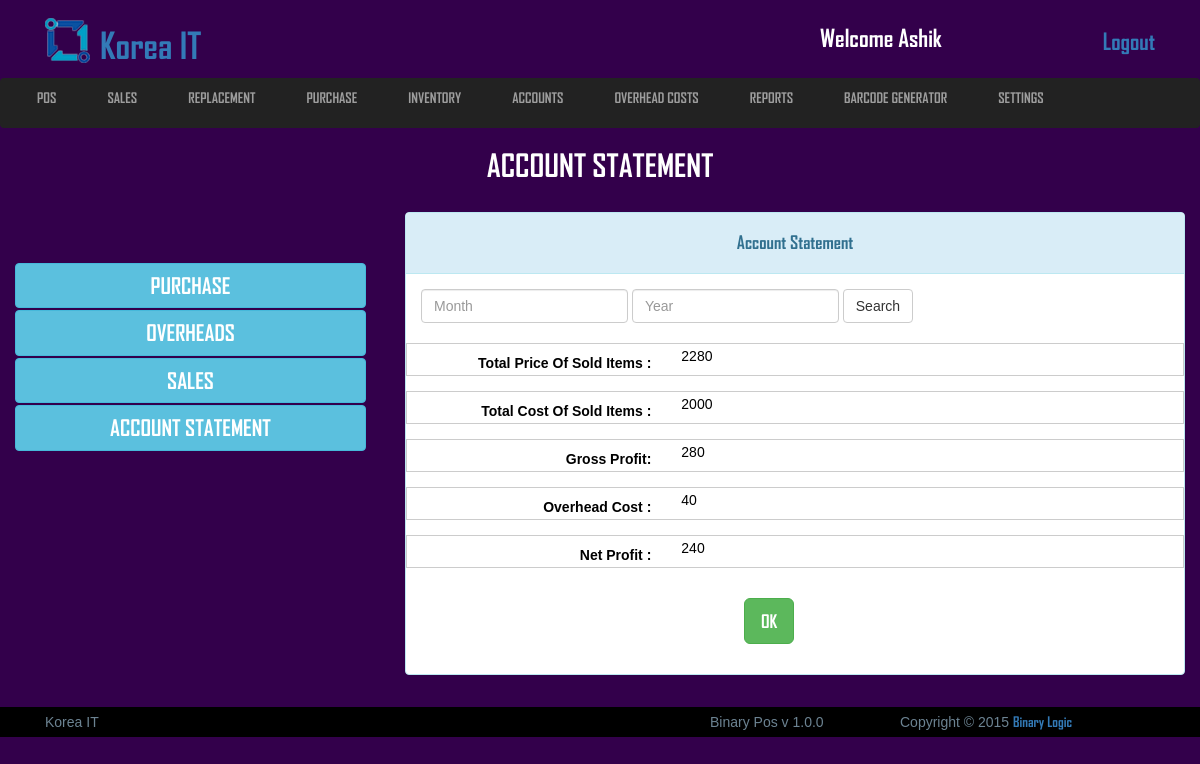
/view/account_statement.php (signed in), run on the app's committed database.
### tables this page shows
CREATE TABLE IF NOT EXISTS `logo_section` (
  `id` int(11) NOT NULL AUTO_INCREMENT,
  `image` varchar(255) NOT NULL,
  `name` varchar(100) NOT NULL,
  PRIMARY KEY (`id`)
);

### view/includes/header_top.php (the view, shortened to what this page needs)
<?php include('config.php'); ?>
<div class="header_top">
	<div class="col-md-8">
		<?php
		 	$startement = $db->prepare("SELECT * FROM logo_section WHERE id=1");
		 	$startement->execute();
		 	$result = $startement->fetchAll(PDO::FETCH_ASSOC);
		 	foreach ($result as $row) {
		 		$image = $row['image'];
		 		$name = $row['name'];
		 	}
		  ?>
		<a href="#"><img src="uploads/logo/<?php echo $image; ?>" alt="logo"><h1> <?php echo $name; ?></h1></a>
	</div>
	<div class="col-md-4">
		<ul class="header_top_aside">
			<li><h3>welcome <?php if(isset($_SESSION["username"])){echo $_SESSION["username"];} ?></h3></li>
			<li style="float:right"><a href="index.php">Logout</a></li>
		</ul>
	</div>
</div>

### view/css/style.css (style rules this page uses)
* { margin: 0; padding: 0; }
body { background: #33004B;color: #fff;font-family: 'arial'; }
h1,h2,h3,h4,a { font-family: 'AGENCYB'; }
.header_section .header_top { width: 100%;overflow: hidden; }
.header_section .header_top a { text-decoration: none; }
.header_section .header_top a img { margin-top: -30px; margin-right: 10px; }
.header_section .header_top a h1 { display: inline-block;margin-top: 20px; }
.header_section .header_top .header_top_aside { width: 100%;overflow: hidden; margin: 20px 0; }
.header_section .header_top .header_top_aside li { list-style: none;float: left;margin-left: 15px; }
.header_section .header_top .header_top_aside li h3 { margin: 0; }
.header_section .header_top .header_top_aside li a { text-decoration: none;font-size: 23px; }

### view/includes/header_top.php (style rules this page uses)
h3 { text-transform: capitalize; }
h1 { text-transform: capitalize; }
img { width: 45px;height: 45px; }

### data on the page
logo_section: image (picture), name "Korea IT"

### other printed values
$_SESSION["username"] "Ashik"
$amount -= $replacements_amount_adjusted "2280"
$cost_amount -= $replacements_cost_adjusted "2000"
$gross_profit = $amount-$cost_amount "280"
$overheads_total "40"
$gross_profit-$overheads_total "240"
